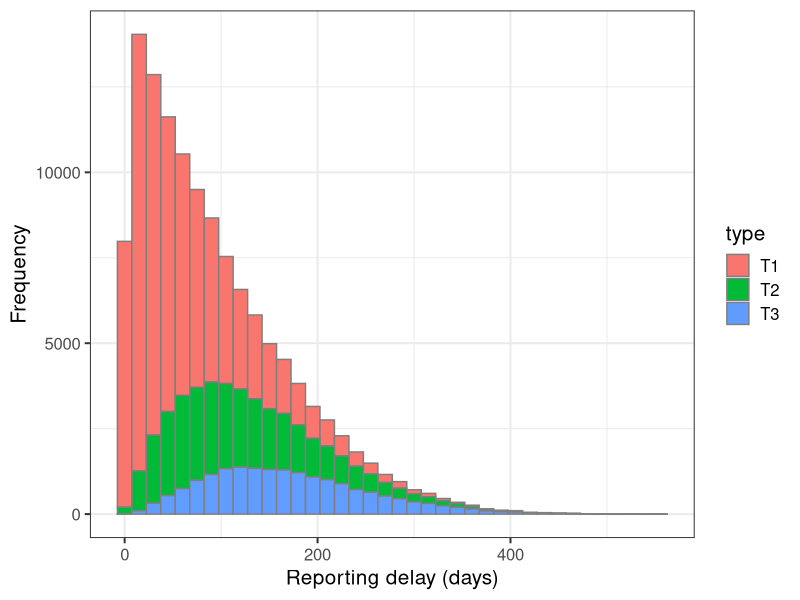

This figure's R source: (Note: this script raises an error after producing the figure.)
## ---- chunk 1
knitr::opts_chunk$set(echo = TRUE)
## ---- chunk 2
library(plyr)
library(lubridate)
library(tidyr)
library(dplyr)
library(knitr)
library(kableExtra)
library(ggplot2)
library(tidyverse)
options(dplyr.summarise.inform = FALSE)
## ---- chunk 3
# Portfolio size
n <- 125000
set.seed(0)
## ---- chunk 4
# Probability distribution of the covariate 'Type'
prob.Type = c(0.60,0.25,0.15)

# Probability distribution of the unobservable covariate 'Hidden'
prob.Hidden = c(0.35,0.45,0.20)

# The assumed maximal reporting delay (in years)
max_rep_delay = 2

# The assumed maximal settlement delay (in years)
max_set_delay = 20
## ---- chunk 5
# Occurence date simulation -> Every possible date in between 2010-2020
date_occ_seq <- seq(as.Date("2010/1/1"), as.Date("2020/12/31"), "day")
date_occ     <- sample(date_occ_seq, size = n, replace = TRUE)

base_year <- year(date_occ_seq[1]) + max_rep_delay
df <- data.frame('occ.date' = as.character(date_occ), 'occ.year' = year(date_occ),
                 'occ.month' = factor(month(date_occ), levels = 1:12))
df <- df %>% mutate('occ.year.fact' = factor(occ.year, levels = sort(unique(occ.year))),
                    .after = 'occ.year')
## ---- chunk 6
# Covariate 'Type'
x1 <- sample(c("T1","T2","T3"), size = n, replace = TRUE,  prob = prob.Type)
x1 <- factor(x1, levels = c("T1",'T2',"T3"))

# Covariate 'Hidden'
xh <- sample(c("L","M","H"), size = n, replace = TRUE, prob = prob.Hidden)
xh <- factor(xh, levels = c("L","M","H"))

# Add to dataframe and define the claim number
df <- data.frame('claim.nr' = 1:n, 'type' = x1, 'hidden' = xh, df)
row.names(df) <- paste('claim',1:n)
## ---- chunk 7
head(df) %>%
  kbl(booktabs = TRUE, caption = "Overview of six simulated claims", linesep = "") %>%
  kable_styling("hover", full_width = F)
## ---- chunk 8
# Reporting delay simulation - in days (max two years)
ndays        <- 365.25*max_rep_delay
delay_report <- floor(ndays * rbeta(n, c(1,2,3)[as.numeric(x1)], 10))
df <- df %>% dplyr::mutate('rep.delay' = as.numeric(delay_report)/365.25)

# Reporting date, year and month
date_report <- date_occ + delay_report

# Expand the portfolio with the claim's reporting information
df <- df %>%
  dplyr::mutate('rep.date'      = as.character(date_report),
                'rep.year'      = year(date_report) - base_year + 1,
                'rep.year.fact' = factor(rep.year, levels = sort(unique(rep.year)), labels = sort(unique(year(date_report)))),
                'rep.month'     = factor(month(date_report), levels = 1:12))
  
## ---- chunk 9
ggplot(df, aes(x = rep.delay*365.25, group = type, fill = type)) + 
  theme_bw(base_size = 15) + 
  geom_histogram(binwidth = 15, col = 'gray50') + 
  xlab('Reporting delay (days)') + 
  ylab('Frequency') 
## ---- chunk 10
head(df) %>%
  kbl(booktabs = TRUE, caption = "Overview of six simulated claims", linesep = "") %>%
  kable_styling("hover", full_width = F) %>%
  scroll_box(width = "100%")
## ---- chunk 11
# Simulating the 30 continuous payment dates per claim
n.payments <- 30
lijst <- lapply(1:n, function(x)
  as.numeric(date_report[x]) +
    floor(cumsum(c(rexp(1, rate = c(6,5,4)[as.numeric(x1[x])]),
                  rexp(n.payments - 1, rate = c(2,1.5,1)[as.numeric(x1[x])])))*365.25))
df_pay <- as.data.frame(data.table::transpose(lijst))
colnames(df_pay) <- paste0("Pay",1:n.payments)
## ---- chunk 12
# 'df_pay' contains the continuous payment dates, 'df_pay_copy' contains the continuous payment delays (in years)
df_pay_copy <- df_pay
df_pay_copy$Report <- as.numeric(date_report)
for(j in 1:30){
  df_pay_copy[,j] <- (df_pay_copy[,j] - df_pay_copy$Report)/365.25
}
df_pay_copy <- as.data.frame(t(df_pay_copy %>% dplyr::select(-c(Report))))
df_pay      <- as.data.frame(t(df_pay))
## ---- chunk 13
# Mean of the log-normal distribution
meanlog <- function(x1, x2){
  base <- log(c(100,200,400)[as.numeric(x1)])
  ext  <- 0.1*(payments)^(c(1.50,1.25,1.40)[as.numeric(x2)])
  rep(base + ext, times = n.payments)
}

# Simulate the 30 payment sizes for each claim
payments <- c(as.matrix(df_pay_copy))
df_size <- matrix(rlnorm(length(payments),
                         meanlog = meanlog(x1 = x1, x2 = xh),
                         sdlog =  1), nrow = n, ncol = 30, byrow = T)

# Arrange in a data frame 
df_size <- as.data.frame(t(df_size))
rownames(df_size) <- paste0("size", 1:n.payments)
## ---- chunk 14
df_size_t <- as.data.frame(t(df_size)) %>% mutate(type = x1) %>%
  tidyr::gather(key = 'number', value = 'size', - type)
avg_size  <- df_size_t %>% group_by(type, number) %>% summarise(S = mean(size, na.rm = TRUE))
avg_size$number <- factor(avg_size$number, levels = paste0('size',1:30))

ggplot(avg_size, aes(x = number, y = log(S), fill = type, colour = type)) +
  theme_bw(base_size = 15) + geom_bar(stat = 'identity', col = 'gray50', position = 'dodge') + xlab('k-th payment date') +
  ylab('log(size)') + scale_x_discrete(breaks = paste0('size',c(seq(1,30,3),30)), labels = c(seq(1,30,3),30))
## ---- chunk 15
# Assumed maximum settlement delay (in days)
ndays <- 365.25*max_set_delay

# Generate the settlement delays for each claim
settlement_delay <- floor(rbeta(n, shape1 = 1, shape2 = 8*c(1,0.75,0.5)[as.numeric(x1)])*ndays)

# Add claim's settlement information to the portfolio
date_settlement <- date_report + settlement_delay
df <- df %>% dplyr::mutate("settlement.date" = as.character(date_settlement)) %>%
  dplyr::mutate("settlement.year" = year(date_settlement))
## ---- chunk 16
ggplot(data.frame('settlement' = settlement_delay, df), aes(x = settlement, group = type, fill = type)) +
  theme_bw(base_size = 15) + geom_histogram(binwidth = 200,col = 'gray50') + xlab('Settlement delay (days)') +
  ylab('Frequency') + geom_vline(xintercept = 365.25*9, linetype = 'dashed', colour = 'gray50')
## ---- chunk 17
# Remove payments that occur after settlement date
max_delays <- as.numeric(date_settlement)
df_pay  <- t(df_pay)
df_size <- t(df_size)
ind <- which(df_pay > max_delays, arr.ind = TRUE)
df_pay[ind] = df_size[ind] <- NA
df_pay  <- t(df_pay)
df_size <- t(df_size)
## ---- chunk 18
head(df) %>%
  kbl(booktabs = TRUE, caption = "Overview of six simulated claims", linesep = "") %>%
  kable_styling("hover", full_width = F) %>%
  scroll_box(width = "100%")
## ---- chunk 19
# Define the end dates of each year (to group the data by years)
breaks <- as.numeric(as.Date(paste0(2009:2040,"-12-31")))
names(breaks) <- 2009:2040

# Group the continuous payments dates by development year since reporting
  calc_obs_year <- function(k){
    pay_dates <- na.omit(as.numeric(df_pay[,k]))
    rep.year  <- df$rep.year[k] + base_year - 1
    breaks.k  <- breaks[as.character((rep.year - 1):(rep.year + 8))]
    vec0      <- (diff(rank(c(breaks.k+0.0001, pay_dates)))-1)[1:(length(breaks.k)-1)]
    vec1      <- as.numeric(rep(names(vec0), times = vec0)) - rep.year + 1
    vec       <- c(vec1, rep(NA, length(pay_dates) - length(vec1)))
    vec
  }
obs_years <- lapply(1:n, function(k) calc_obs_year(k))
## ---- chunk 20
# Aggregrate claim sizes belonging to same development year since reporting
agg_fu <- function(k){
  obsy  <- obs_years[[k]]
  vec   <- if(length(obsy) > 0) sapply(na.omit(df_size[,k]) %>% split(obsy), FUN = sum) else NULL
  vec.add <- rep(0, 9 - length(vec))
  names(vec.add) <- as.character(1:9)[! as.character(1:9) %in% names(vec)]
  vec <- c(vec,vec.add)
  vec[order(names(vec))]
}

df.size <- t(sapply(1:n, function(k) agg_fu(k)))
colnames(df.size) <- paste0('size_obs', 1:9)
## ---- chunk 21
df.size.t <- as.data.frame(df.size) %>% mutate(type = x1) %>%
  tidyr::gather(key = 'OY', value = 'size', - type)
avg_size  <- df.size.t %>% group_by(type, OY) %>% summarise(S = mean(size[size > 0], na.rm = TRUE))

ggplot(avg_size, aes(x = OY, y = log(S), fill = type, colour = type)) +
  theme_bw(base_size = 15) + geom_bar(stat = 'identity', col = 'gray50', position = 'dodge') + 
  xlab('Development year since reporting') + ylab('log(Size)') + 
  scale_x_discrete(breaks = paste0('size_obs',1:9), labels = c(1:9))
## ---- chunk 22
# Is open indicator
create_open <- function(ones){
  ones.vec <- rep(0, 9)
  ones.vec[1:(min(ones+1,9))] <- 1
  ones.vec
}
df.open <- t(sapply(df$settlement.year - df$rep.year, create_open))
colnames(df.open) <- paste0("open_obs", 1:9)

# Settlement indicator (close)
create_settlement <- function(zeros){
  zeros.vec <- rep(1,9)
  zeros.vec[0:min(zeros,9)] <- 0
  zeros.vec
}
df.settlement <- t(sapply(df$settlement.year - df$rep.year, create_settlement))
colnames(df.settlement) <- paste0("settlement_obs", 1:9)
## ---- chunk 23
# Add to dataset
df <- df %>% bind_cols(as_tibble(df.open)) %>% bind_cols(as_tibble(df.settlement)) %>%
  bind_cols(as_tibble(df.size))
## ---- chunk 24
head(df) %>%
  kbl(booktabs = TRUE, caption = "Overview of six simulated claims", linesep = "") %>%
  kable_styling("hover", full_width = F) %>%
  scroll_box(width = "100%")
## ---- chunk 25
# Remove claims with reporting year later than 2028
df <- df %>% filter(rep.year <= 9, rep.year >= 1)
df <- df %>% mutate(rep.year.fact = factor(rep.year, levels = 1:9))

# Put in long format
df.long <- df %>% pivot_longer(cols = starts_with(c('open_obs', 'settlement_obs', 'size_obs')),
                               names_to = c(".value", "obs"),
                               names_sep = "_")

# Add development year variable
df.long <- df.long %>%
  dplyr::mutate('dev.year.fact' =  recode_factor(obs, obs1 = 1, obs2 = 2, obs3 = 3, obs4 = 4, obs5 = 5, obs6 = 6,
                                                 obs7 = 7, obs8 = 8, obs9 = 9), .before = 'open') %>%
  dplyr::mutate('dev.year' = as.numeric(as.character(dev.year.fact)), .before = 'dev.year.fact') %>%
  dplyr::select(-c(obs))

# Add calendar year and payment variable
df.long <- df.long %>% dplyr::mutate('calendar.year' = rep.year + dev.year - 1, .after = 'dev.year.fact') %>%
  dplyr::mutate('payment' = (size > 0)*1, .before = 'size')
## ---- chunk 26
head(df.long, 18) %>%
  kbl(booktabs = TRUE, caption = "Overview of six simulated claims", linesep = "") %>%
  kable_styling("hover", full_width = F) %>%
  scroll_box(width = "100%", height = "400px")
